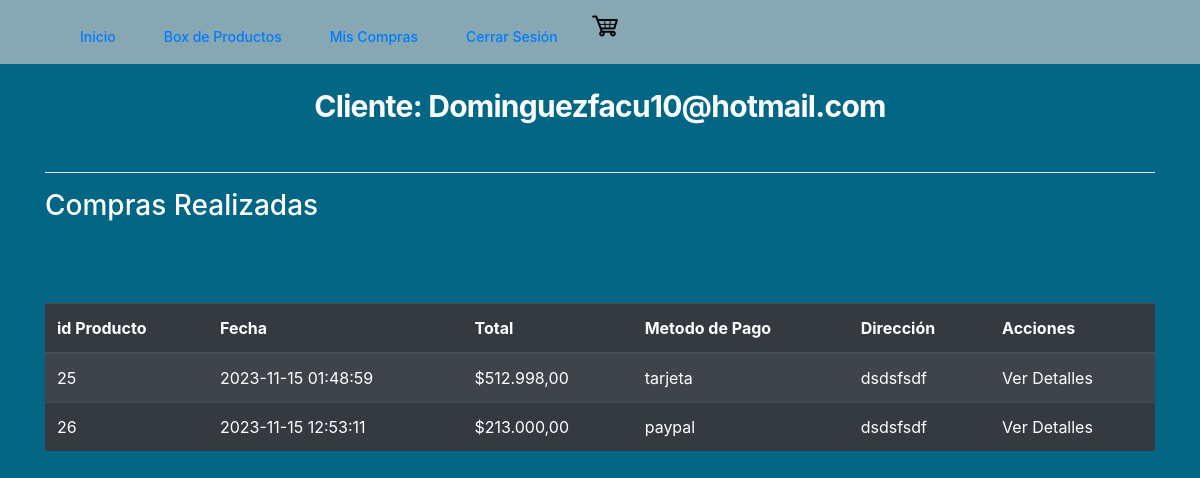
The page /index.php?modulo=miscompras (signed in) on the database its author committed.
### tables this page shows
CREATE TABLE `ventas` (
  `id` int(11) NOT NULL,
  `idCliente` int(11) NOT NULL,
  `fecha` datetime NOT NULL DEFAULT current_timestamp(),
  `total` int(11) NOT NULL,
  `metodo_pago` varchar(250) NOT NULL,
  `direccion_envio` varchar(250) NOT NULL
);

### src/modulos/miscompras.php (the view, shortened to what this page needs)
<!DOCTYPE html>
<html lang="en">
<head>
    <link rel="stylesheet" href="https://cdn.jsdelivr.net/npm/bootstrap@4.4.1/dist/css/bootstrap.min.css">
</head>
<div class="bg-[--color-primary]">
    <div class="container is-fluid">
        <div class="col-xs-12">
            <h1 class="text-3xl mt-6 font-bold tracking-tight flex justify-center text-[#f8fafc]">
                Cliente: <?php echo $_SESSION['nombre_usuario']; ?>
            </h1>
            <br />
            <hr class="bg-white">
            <h3 class="text-white">Compras Realizadas</h3>
            <br>
            <br>
            <br>
            <table class="table table-striped table-dark " id="table_id">
                <thead>
                    <tr>
                        <th>id Producto</th>
                        <th>Fecha</th>
                        <th>Total</th>
                        <th>Metodo de Pago</th>
                        <th>Dirección</th>
                        <th>Acciones</th>
                    </tr>
                </thead>
                <tbody>
                    <?php
                    $id_usuario = $_SESSION['id'];
                    $SQL = "SELECT * FROM ventas where idCliente = $id_usuario";
                    $dato = mysqli_query($con, $SQL);
                    if ($dato->num_rows > 0) {
                        while ($fila = mysqli_fetch_array($dato)) {
                    ?>
                            <tr>
                                <td><?php echo $fila['id']; ?></td>
                                <td><?php echo $fila['fecha']; ?></td>
                                <td>$<?php echo number_format($fila['total'], 2, ',', '.'); ?></td>
                                <td><?php echo $fila['metodo_pago']; ?></td>
                                <td><?php echo $fila['direccion_envio']; ?></td>
                                <td>
                                    <a href="index.php?modulo=Detalle_Venta" class="text-white">Ver Detalles</a>
                                </td>
                            </tr>
                        <?php
                        }
                    } else {
                        ?>
                        <tr class="text-center">
                            <td colspan="16">No existen registros</td>
                        </tr>
                    <?php
                    }
                    ?>
            </table>
        </div>
    </div>
</div>
</html>

### rows shown on the page
ventas: id "25", fecha "2023-11-15 01:48:59", total "512.998,00", metodo_pago "tarjeta", direccion_envio "dsdsfsdf"
ventas: id "26", fecha "2023-11-15 12:53:11", total "213.000,00", metodo_pago "paypal", direccion_envio "dsdsfsdf"

### other values the page prints
$_SESSION['nombre_usuario'] "Dominguezfacu10@hotmail.com"
